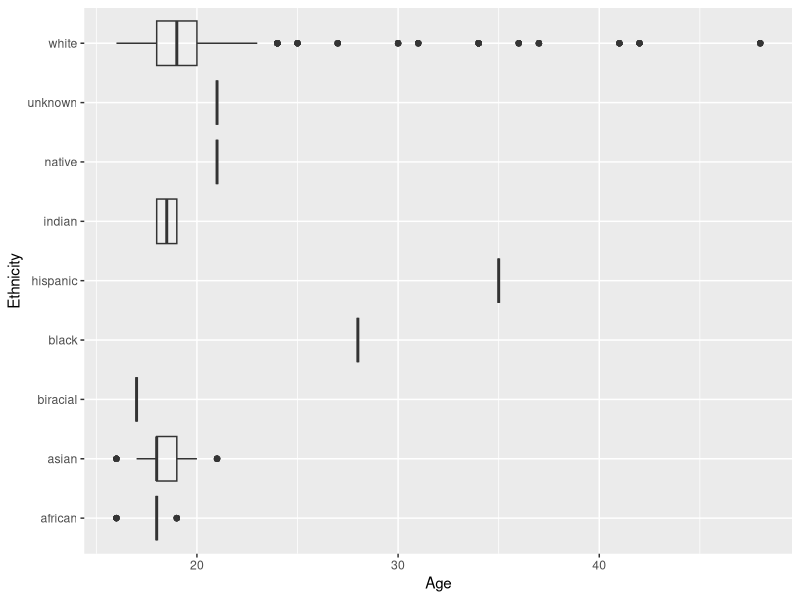
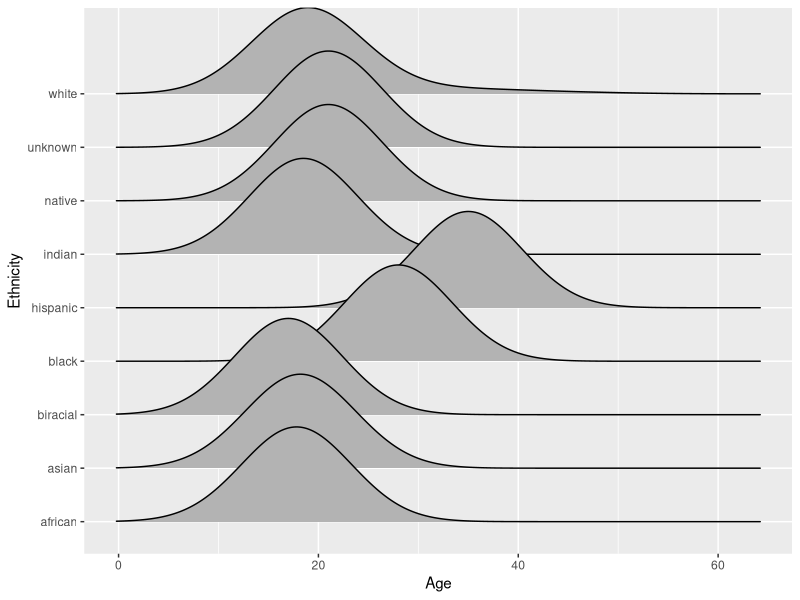

Here is the R script that generated these plots, in order:
## ---- chunk 1
#| execute:
#| output: FALSE
library(tidyverse)
## ---- chunk 2
#| execute:
#| output: FALSE
hiphop <- read_csv(here::here("supporting_artifacts", "Lab3", "hiphop.csv"))

## ---- chunk 3
#| execute:
#| output: FALSE
summary(hiphop)
## ---- chunk 4
hiphop |>
count(word, subj) |>
nrow()
## ---- chunk 5
hiphop |>
filter(city == 0, county == 0)
## ---- chunk 6
#Clean the data set
hiphopclean <- hiphop |> 
  mutate(across(c(sex, ethnic, jayz1, fam1, boondocks1), .fns = as.factor
                )) |>
  filter(city != 0,
         county != 0,
         countyBlack != 0
         )
## ---- chunk 7
hiphop |>
distinct(word) |>
  nrow()
## ---- chunk 8
hiphopclean <- hiphopclean |>
  mutate(ethnic1 = if_else(ethnic == 'white', 'white', 'non-white'),
         ethnic1 = as.factor(ethnic1)
  )
## ---- chunk 9
hiphopclean |> 
  distinct(subj, age, ethnic, sex) |>
  summary()
## ---- chunk 10
library(ggridges)
hiphopclean |> ggplot(data = hiphopclean, 
       mapping = aes(x = age,
                     y = ethnic,
                     )) + 
  geom_boxplot(alpha = 0.1) +
  labs(x = "Age", y = "Ethnicity")



hiphopclean |> ggplot(mapping = aes(x = age,
                                   y = ethnic,
                                   )) +
  geom_density_ridges(width = 0.5, panel_scaling = FALSE)  +
                    labs(x = "Age",
                         y = "Ethnicity")

  
## ---- chunk 11
hiphopclean |>
filter(age > 20) |>
group_by(word) |>
summarize(fammed = median(familiarity)) |>
slice_max(fammed)

## ---- chunk 12
hiphopclean |>
filter(age > 20) |>
group_by(word) |>
summarize(fammed = median(familiarity)) |>
slice_min(fammed)

## ---- chunk 13
hiphopclean |>
filter(sex == 'Female',
       ethnic1 == 'non-white') |>
group_by(word) |>
summarize(fammed = median(familiarity)) |>
slice_max(fammed)

## ---- chunk 14
hiphopclean |>
filter(sex == 'Female',
       ethnic1 == 'non-white') |>
group_by(word) |>
summarize(fammed = median(familiarity)) |>
slice_min(fammed)
## ---- chunk 15
hiphopclean |>
filter(sex == 'Male',
       ethnic1 == 'white', 
       age > 30) |>
group_by(word) |>
summarize(fammed = median(familiarity)) |>
slice_max(fammed)
## ---- chunk 16
hiphopclean |>
filter(sex == 'Male',
       ethnic1 == 'white', 
       age > 30) |>
group_by(word) |>
summarize(fammed = median(familiarity)) |>
slice_min(fammed)
## ---- chunk 17
hiphopclean |>
filter(sex == 'Male',
       ethnic == 'white',
       age >= 17,
       age <= 23,
       city >= 10000,
       city <= 60000,
       bieber >= 5) |>
group_by(subj) |>
  summarize() 

